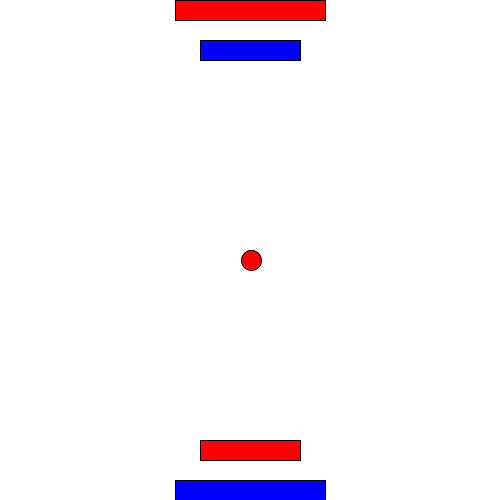
Frame 1 (no input)
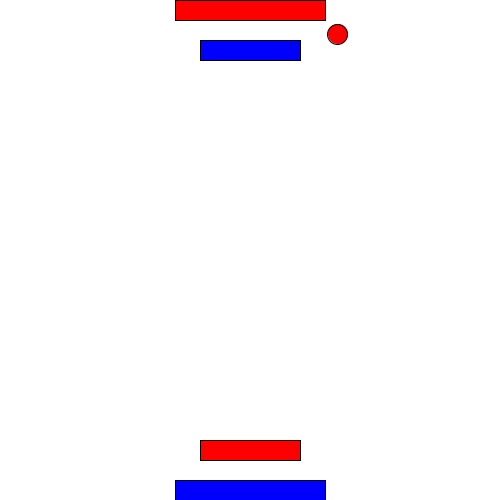
Frame 60 (the mouse pressed at the canvas centre just before this capture)
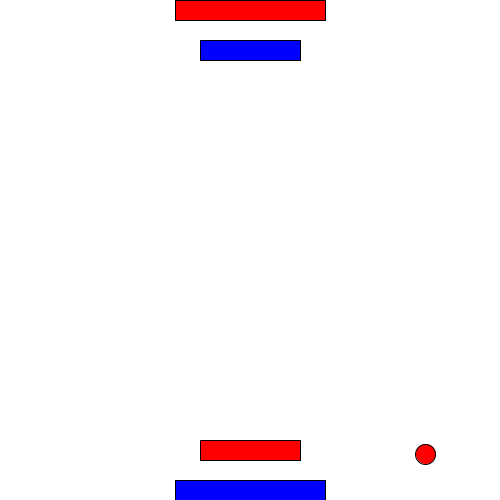
Frame 120 (the mouse held since frame 60 and released just before this capture)

The Processing sketch that drew these frames (run headless with seeded random() and noise(); from frame 60 on, the mouse is pressed at the canvas centre):

// Processing sketch: PingPong
// ── PingPong.pde
//How to use: a/d key to move red bar. Arrow key to move blue bar.
//This version is very simplified and never game over. But how long you can keep ball?


Ball ball;
Player A;
Player B;

void setup(){
  size(500, 500);
  ball = new Ball(new PVector(width/2, height/2), new PVector(random(-5, 5), 2), 20);
  Goal Agoal = new Goal(10, 150);
  A = new Player(height-50, 100, Agoal);
  Goal Bgoal = new Goal(height-10, 150);
  B = new Player(50, 100, Bgoal);
}

void keyPressed(){
  if(key == 'a'){
    A.pos.x -=30;
  }
  if(key == 'd'){
    A.pos.x += 30;
  }
  
  if(keyCode == LEFT){
    B.pos.x -=30;
  }
  if(keyCode == RIGHT){
    B.pos.x += 30;
  }
}

void draw(){
  background(255);
  
  ball.update();
  ball.show();
  fill(255, 0, 0);
  A.update();
  A.show();
  
  fill(0, 0, 255);
  B.update();
  B.show();
}

class Ball{
  PVector pos;
  PVector vel;
  float size;
  
  Ball(PVector pos, PVector vel, float size){
    this.pos = pos;
    this.vel = vel;
    this.size = size;
  }
  
  void update(){
    pos.add(vel);
    if(pos.x < 0 || width < pos.x){vel.x = -vel.x; pos.x += 2*vel.x;}
    if(pos.y < 0 || height < pos.y){vel.y = -vel.y; pos.y += 2*vel.y;}
    if(A.isCollide(this))vel.y = -vel.y; pos.y += 2*vel.y;;
    if(B.isCollide(this))vel.y = -vel.y; pos.y += 2*vel.y;;
  }
  
  void show(){
    fill(255, 0, 0);
    ellipse(pos.x, pos.y, size, size);
  }
}



class Player{
  PVector pos;
  PVector size;
  Goal goal;
  
  Player(float y, float wide, Goal goal){
    this.pos = new PVector(width/2, y);
    this.size = new PVector(wide, 20);
    this.goal = goal;
  }
  
  void update(){
  }
  
  boolean isCollide(Ball ball){
    return pos.x-size.x/2 < ball.pos.x && ball.pos.x < pos.x+size.x/2 && 
    pos.y-size.y/2 < ball.pos.y && ball.pos.y < pos.y+size.y/2 ;
  }
  
  void show(){
    rectMode(CENTER);
    rect(pos.x, pos.y, size.x, size.y);
    goal.show();
  }
}

class Goal{
  PVector pos;
  PVector size;
  int score;
  
  Goal(float y, float wide){
    this.pos = new PVector(width/2, y);
    this.size = new PVector(wide, 20);
  }
  
  void show(){
    rectMode(CENTER);
    rect(pos.x, pos.y, size.x, size.y);
  }
  
  boolean isCollide(){
    return pos.x-size.x/2 < ball.pos.x && ball.pos.x < pos.x+size.x/2 && 
    pos.y-size.y/2 < ball.pos.y && ball.pos.y < pos.y+size.y/2 ;
  }
}
